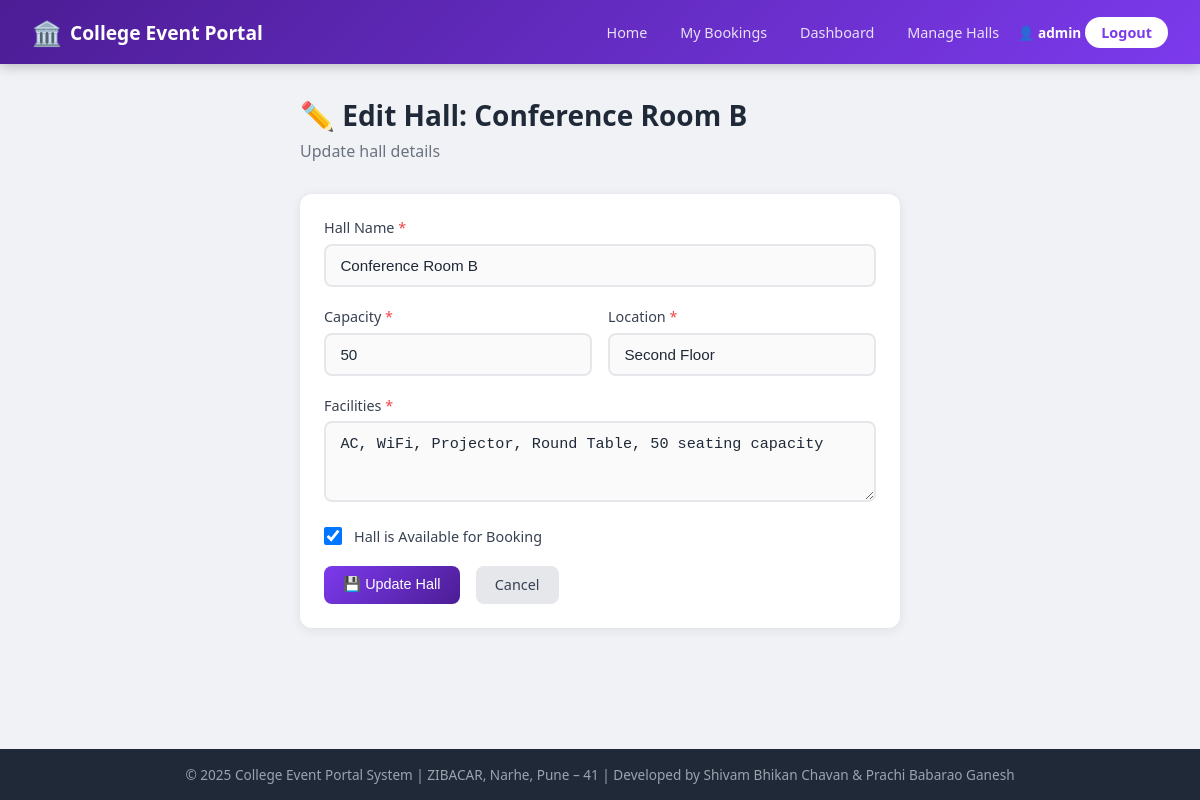
Page /dashboard/halls/edit/2/ (signed in) on the committed database.
### halls/models.py (models this page shows, shortened)
class Hall(models.Model):
    name = models.CharField(max_length=100)
    capacity = models.IntegerField()
    location = models.CharField(max_length=200)
    facilities = models.TextField()
    is_available = models.BooleanField(default=True)
    created_at = models.DateTimeField(auto_now_add=True)
    class Meta:
        ordering = ['name']

### halls/views.py (the view, shortened to what this page needs)
# urls.py: path('dashboard/halls/edit/<int:hall_id>/', views.edit_hall, name='edit_hall'),
def edit_hall(request, hall_id):
    if not request.user.is_staff:
        return redirect('index')
    hall = get_object_or_404(Hall, id=hall_id)
    return render(request, 'halls/edit_hall.html', {'hall': hall})

### halls/templates/halls/edit_hall.html (shortened to what this page needs)
{% extends 'halls/base.html' %}
{% block content %}
<div style="max-width: 600px; margin: 0 auto;">
    <div class="page-header">
        <h2>✏️ Edit Hall: {{ hall.name }}</h2>
        <p>Update hall details</p>
    </div>
    <div class="card">
        <div class="card-body">
            <form method="POST" novalidate>
                <div class="form-group">
                    <label class="form-label">Hall Name <span class="required">*</span></label>
                    <input type="text" name="name" class="form-control" required value="{{ hall.name }}">
                </div>
                <div class="form-row">
                    <div class="form-group">
                        <label class="form-label">Capacity <span class="required">*</span></label>
                        <input type="number" name="capacity" class="form-control" required min="1" value="{{ hall.capacity }}">
                    </div>
                    <div class="form-group">
                        <label class="form-label">Location <span class="required">*</span></label>
                        <input type="text" name="location" class="form-control" required value="{{ hall.location }}">
                    </div>
                </div>
                <div class="form-group">
                    <label class="form-label">Facilities <span class="required">*</span></label>
                    <textarea name="facilities" class="form-control" rows="3" required>{{ hall.facilities }}</textarea>
                </div>
                <div class="form-group" style="display: flex; align-items: center; gap: 0.75rem;">
                    <input type="checkbox" name="is_available" id="is_available"
                           {% if hall.is_available %}checked{% endif %}
                           style="width: 18px; height: 18px; cursor: pointer;">
                    <label for="is_available" class="form-label" style="margin: 0; cursor: pointer;">
                        Hall is Available for Booking
                    </label>
                </div>
                <div style="display: flex; gap: 1rem;">
                    <button type="submit" class="btn btn-primary">💾 Update Hall</button>
                    <a href="{% url 'manage_halls' %}" class="btn btn-secondary">Cancel</a>
                </div>
            </form>
        </div>
    </div>
</div>
{% endblock %}

### halls/templates/halls/base.html (shortened to what this page needs)
<!DOCTYPE html>
<html lang="en">
<head>
</head>
<body>
<nav class="navbar">
    <div class="nav-inner">
        <a href="{% url 'index' %}" class="logo"><span>🏛️</span> College Event Portal</a>
        <ul class="nav-links">
            <li><a href="{% url 'index' %}">Home</a></li>
            <li><a href="{% url 'my_bookings' %}">My Bookings</a></li>
            {% if user.is_authenticated %}
                {% if user.is_staff %}
                    <li><a href="{% url 'admin_dashboard' %}">Dashboard</a></li>
                    <li><a href="{% url 'manage_halls' %}">Manage Halls</a></li>
                {% endif %}
                <li class="nav-user">
                    <span>👤 <strong>{{ user.first_name|default:user.username }}</strong></span>
                </li>
                <li><a href="{% url 'logout' %}" class="btn-nav">Logout</a></li>
            {% else %}
                <li><a href="{% url 'login' %}">Login</a></li>
                <li><a href="{% url 'register' %}" class="btn-nav">Register</a></li>
            {% endif %}
        </ul>
    </div>
</nav>
<main>
    {% block content %}{% endblock %}
</main>
<footer>
    <p>&copy; 2025 College Event Portal System | ZIBACAR, Narhe, Pune – 41 | Developed by Shivam Bhikan Chavan & Prachi Babarao Ganesh</p>
</footer>
</body>
</html>

### halls/templates/halls/base.html (style rules this page uses)
*, *::before, *::after { box-sizing: border-box; margin: 0; padding: 0; }
body { font-family: 'Segoe UI', Tahoma, Geneva, Verdana, sans-serif; background: #f0f2f5; color: #2d3748; min-height: 100vh; display: flex; flex-direction: column; }
.navbar { background: linear-gradient(135deg, #4c1d95, #7c3aed); color: white; padding: 0 2rem; position: sticky; top: 0; z-index: 100; box-shadow: 0 2px 12px rgba(0,0,0,0.25); }
.navbar .nav-inner { display: flex; align-items: center; justify-content: space-between; height: 64px; max-width: 1200px; margin: 0 auto; }
.navbar .logo { font-size: 1.2rem; font-weight: 700; text-decoration: none; color: white; display: flex; align-items: center; gap: 0.5rem; }
.navbar .logo span { font-size: 1.5rem; }
.nav-links { list-style: none; display: flex; gap: 0.25rem; align-items: center; }
.nav-links a { color: rgba(255,255,255,0.85); text-decoration: none; padding: 0.4rem 0.9rem; border-radius: 6px; font-size: 0.9rem; transition: all 0.2s; }
.nav-links .btn-nav { background: white; color: #7c3aed; font-weight: 600; padding: 0.4rem 1rem; border-radius: 20px; }
.nav-user { display: flex; align-items: center; gap: 0.5rem; font-size: 0.85rem; color: rgba(255,255,255,0.8); }
.nav-user strong { color: white; }
main { flex: 1; max-width: 1200px; margin: 0 auto; padding: 2rem 1.5rem; width: 100%; }
.card { background: white; border-radius: 12px; box-shadow: 0 2px 12px rgba(0,0,0,0.08); overflow: hidden; }
.card-body { padding: 1.5rem; }
.btn { display: inline-flex; align-items: center; gap: 0.4rem; padding: 0.6rem 1.2rem; border-radius: 8px; border: none; font-size: 0.9rem; font-weight: 500; cursor: pointer; text-decoration: none; transition: all 0.2s; }
.btn-primary { background: linear-gradient(135deg, #7c3aed, #4c1d95); color: white; }
.btn-secondary { background: #e5e7eb; color: #374151; }
.form-group { margin-bottom: 1.25rem; }
.form-label { display: block; font-weight: 500; margin-bottom: 0.4rem; color: #374151; font-size: 0.9rem; }
.form-label .required { color: #ef4444; }
.form-control { width: 100%; padding: 0.7rem 0.9rem; border: 2px solid #e5e7eb; border-radius: 8px; font-size: 0.95rem; transition: border-color 0.2s; background: #fafafa; color: #1f2937; }
.form-row { display: grid; grid-template-columns: 1fr 1fr; gap: 1rem; }
.page-header { margin-bottom: 2rem; }
.page-header h1, .page-header h2 { color: #1f2937; font-size: 1.75rem; }
.page-header p { color: #6b7280; margin-top: 0.4rem; }
footer { background: #1f2937; color: #9ca3af; text-align: center; padding: 1rem; font-size: 0.85rem; margin-top: auto; }

### rows in the picture
Hall: name "Conference Room B", capacity "50", location "Second Floor", facilities "AC, WiFi, Projector, Round Table, 50 seating capacity", is_available "☑"

### other values in the picture
{{ user.first_name|default:user.username }} "admin"
